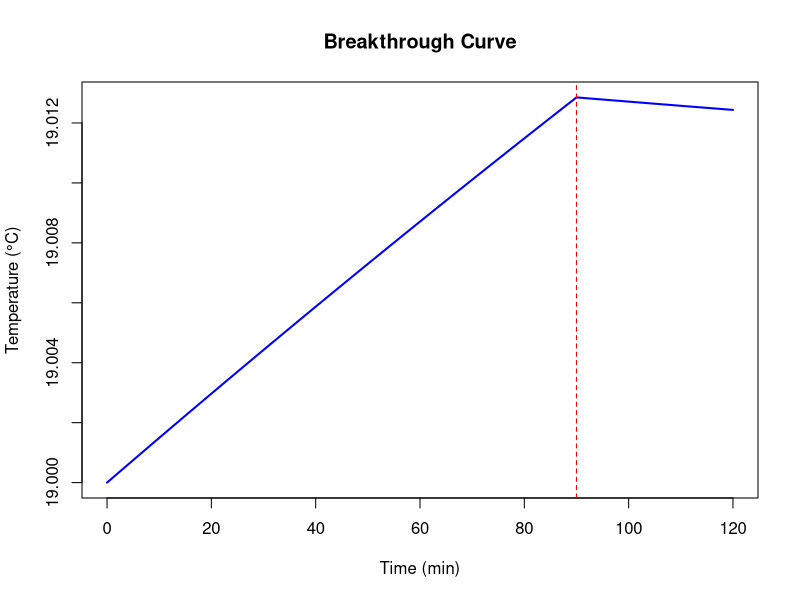

Write the R code that produced this figure.
##################################################
# 
#
#       Mixing Model for Heat Based IWPVP Ver. 2.0
#       Written by Ellis Fangmann
#       April 3, 2025
#
#
##################################################

# Define model parameters
V <- 3             # Volume (L)
Qin <- 6.6E-3        # Flow rate (mL/min)
Rin <- 3.0E-4       #(mass/min)
Tb <- 19        # Background temp (°C)
T0 <- Tb        # Initial temp (°C)
Kh <- 1            # Heat transfer coefficient
t_stop <- 90       # Time when heating stops (min)

# Time vector
time <- seq(0, 120, by = 1)

# Initialize output vector
Temp <- numeric(length(time))

# Define model terms
TermOne <- (V * Rin) / Qin
TermTwo <- Qin / ((1 + Kh) * V)

# Precompute temperature at the end of heating
Temp_heating_end <- Tb + TermOne * (1 - exp(-TermTwo * t_stop))
#Temp_heating_end <- 20

# Loop to compute temperature profile
i = 1

while (i < 122) {
  t <- time[i]
  if (t <= t_stop) {
    # During heating
    Temp[i] <- Tb + TermOne * (1 - exp(-TermTwo * t))
  } else {
    # After heating — exponential decay from Temp_heating_end to Tb
    delta_t <- t - t_stop
    Temp[i] <- Tb + (Temp_heating_end - Tb) * exp(-TermTwo * delta_t)
  }
  i <- i + 1 
}

# Plot the breakthrough curve
plot(time, Temp, type = "l", col = "blue", lwd = 2,
     main = "Breakthrough Curve",
     xlab = "Time (min)", ylab = "Temperature (°C)")

# Mark time heating stops
abline(v = t_stop, col = "red", lty = 2)
text(t_stop + 2, max(Temp)*0.95, "Heating Stops", col = "red", pos = 4)